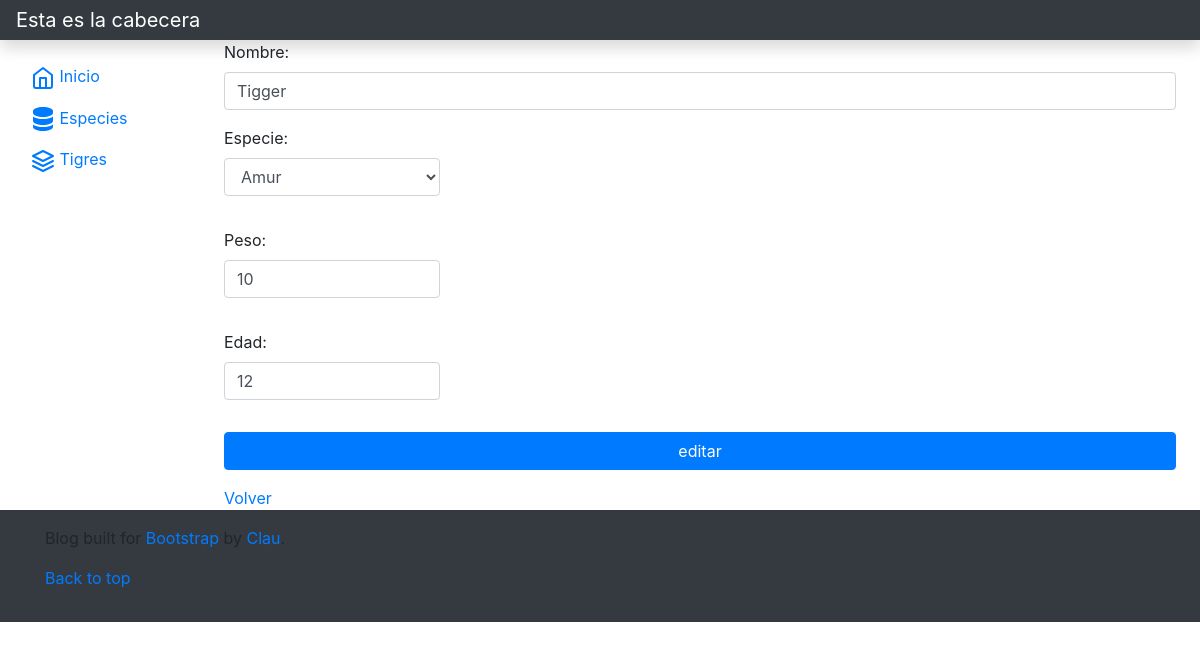
Screenshot of /vista/tigre/editar.php?accion=editar&id=1 with the database file from the repository.
### tables this page shows
CREATE TABLE `tigres` (
  `idtigre` int(11) NOT NULL,
  `nombre` varchar(50) DEFAULT NULL,
  `idespecie` int(11) DEFAULT NULL,
  `edad` int(11) DEFAULT NULL,
  `peso` double DEFAULT NULL
);

### modelo/Tigre.php (called while the page is built, shortened)
<?php
class Tigre extends BaseDatos
{
    private $nombre;
    private $objespecie;
    private $edad;
    private $peso;
    public function __construct(){
        $this->nombre="";
        $this->objespecie=null;
        $this->edad=0;
        $this->peso=0;
    }
    public function getNombre(){
        return $this->nombre;
    }
    public function setNombre($valor){
        $this->nombre = $valor;
    }
    public function getEdad(){
        return $this->edad;
    }
    public function setEdad($valor){
        $this->edad = $valor;
    }
    public function getEspecie(){
        return $this->objespecie;
    }
    public function setEspecie($valor){
        $this->objespecie = $valor;
    }
    public function getPeso(){
        return $this->peso;
    }
    public function setPeso($valor){
        $this->peso = $valor;
    }
    public function listar($parametro=""){
        $arreglo = array();
        $sql="SELECT * FROM tigres ";
        if ($parametro!="") {
            $sql.='WHERE '.$parametro;
        }
        if ($this->Iniciar()) {
        $res = $this->Ejecutar($sql);
        if($res>-1){
            if($res>0){
                while ($row = $this->Registro()){
                    $obj= new Tigre();
                    $especie=new Especie();
                    $especie->setId($row['idespecie']);
                    $especie->cargar();
                     $obj->setear($row['idtigre'], $row['nombre'], $especie, $row['edad'], $row['peso']);
                    array_push($arreglo, $obj);
                }
            }
        }
        else {
           $this->setmensajeoperacion("Especie->listar: ".$this->getError());
        }
        }
        return $arreglo;
    }
}
?>

### modelo/conector/BaseDatos.php (called while the page is built, shortened)
<?php
class BaseDatos extends PDO {
  	private $indice;
  	private $resultado;
    public function __construct(){
        $this->indice =0;
    }
    public function Ejecutar($sql){
        if ( stristr($sql,"select")){
            $resp =  $this->EjecutarSelect($sql);
        }
        return $resp;
   }
   private function EjecutarSelect($sql){
       $cant = -1;
       try {
           $resultado=parent::query($sql);
       if($resultado){
        $arregloResult = $resultado->fetchAll();
        $cant = count($arregloResult);
       }
        }  catch (PDOException $e) {
            $this->analizarDebug();
        }
       return $cant;
   }
   public function Registro() {
       $filaActual = false;
       $indiceActual = $this->getIndice();
       if ($indiceActual>=0) {
           $filas = $this->getResultado();
           if($indiceActual<count($filas)){
               $filaActual =  $filas[$indiceActual];
           }else {
               $this->setIndice(-1);
           }
       }
       return $filaActual;
   }
   private function setIndice ($valor){
       $this->indice = $valor;
   }
   private function getIndice (){
       return $this->indice;
   }
   private function setResultado($valor){
       $this->resultado = $valor;
   }
   private function getResultado(){
      return $this->resultado;
   }
}

### control/ABMTigre.php (called while the page is built, shortened)
<?php
class ABMTigre{
    public function buscar($param){
        $where = " true ";
        if ($param<>NULL){
            if  (isset($param['id']))
                $where.=" and idtigre =".$param['id'];
        }
        $obj = new Tigre();
        $arreglo = $obj->listar($where);
        return $arreglo;
    }
}
?>

### modelo/Especie.php (called while the page is built, shortened)
<?php
class Especie extends BaseDatos
{
    private $id;
    private $especie;
    public function __construct(){
        $this->id="";
        $this->especie="";
    }
    public function getId(){
        return $this->id;
    }
    public function setId($valor){
        $this->id = $valor;
    }
    public function getDescripcion(){
        return $this->especie;
    }
    public function setDescripcion($valor){
        $this->especie = $valor;
    }
    public function cargar(){
        $resp = false;
        $sql="SELECT * FROM especies WHERE idespecie = ".$this->getId();
        if ($this->Iniciar()) {
            $res = $this->Ejecutar($sql);
        } else {
            $this->setmensajeoperacion("Especies->listar: ".$this->getError());
        }
        return $resp;
    }
    public function listar($parametro=""){
        $arreglo = array();
        $sql="SELECT * FROM especies ";
        if ($parametro!="") {
            $sql.='WHERE '.$parametro;
        }
        if ($this->Iniciar()) {
        $res = $this->Ejecutar($sql);
        if($res>-1){
            if($res>0){
                while ($row = $this->Registro()){
                    $obj= new Especie();
                    $obj->setear($row['idespecie'], $row['especie']);
                    array_push($arreglo, $obj);
                }
            }
        }
        else {
           $this->setmensajeoperacion("Especie->listar: ".$this->getError());
        }
        }
        return $arreglo;
    }
}
?>

### control/ABMEspecie.php (called while the page is built, shortened)
<?php
class ABMEspecie{
    public function buscar($param){
        $where = " true ";
        $obj = new Especie();
        $arreglo = $obj->listar($where);
        return $arreglo;
    }
}
?>

### utiles/funciones.php (called while the page is built, shortened)
<?php
function data_submitted() {
    $_AAux= array();
    if (!empty($_POST))
        $_AAux =$_POST;
    else
        if(!empty($_GET)) {
            $_AAux =$_GET;
        }
    return $_AAux;
}
?>

### vista/tigre/editar.php (the view, shortened to what this page needs)
<?php
include_once("../estructura/cabeceraBT.php");
$datos = data_submitted();
$objCE = new ABMEspecie();
$objC = new ABMTigre();
$obj =NULL;
if (isset($datos['id']) && $datos['id'] <> -1){
    $listaTabla = $objC->buscar($datos);
    if (count($listaTabla)==1){
        $obj= $listaTabla[0];
    }
}
$listaEspecie = $objCE->buscar(null);
?>
<form method="post" action="accion.php">
    <div class="row mb-12">
        <div class="col-sm-12 ">
            <div class="form-group has-feedback">
                <label for="nombre" class="control-label">Nombre:</label>
                <div class="input-group">
                    <input id="nombre" name ="nombre" type="text" class="form-control" value="<?php echo ($obj !=null) ? $obj->getNombre() : ""?>" required >
                </div>
            </div>
        </div>
    </div>
    <div class="row mb-3">
        <div class="col-sm-3 ">
            <div class="form-group has-feedback">
                <label for="nombre" class="control-label">Especie:</label>
                <div class="input-group">
                    <select class="form-control" id="especie" name="especie" >
                        <?php
                        foreach ($listaEspecie as $especie):
                            if ($obj != null && $obj->getEspecie()->getId()==$especie->getId())
                                echo '<option selected value="'.$especie->getId().'">'.$especie->getDescripcion().' </option>';
                                else
                            echo '<option value="'.$especie->getId().'">'.$especie->getDescripcion().'</option>';
                        endforeach;
                        ?>
                    </select>
                </div>
            </div>
        </div>
    </div>
    <div class="row mb-3">
        <div class="col-sm-3 ">
            <div class="form-group has-feedback">
                <label for="nombre" class="control-label">Peso:</label>
                <div class="input-group">
                    <input id="peso" name ="peso" type="text" class="form-control" value="<?php echo  ($obj !=null) ? $obj->getPeso() : "" ?>"  required>
                </div>
            </div>
        </div>
    </div>
    <div class="row mb-3">
        <div class="col-sm-3 ">
            <div class="form-group has-feedback">
                <label for="nombre" class="control-label">Edad:</label>
                <div class="input-group">
                    <input id="edad" name ="edad" type="text"  class="form-control" value="<?php echo ($obj !=null) ? $obj->getEdad() : ""?>"  required>
                </div>
            </div>
        </div>
    </div>
	<input type="submit" class="btn btn-primary btn-block" value="<?php echo ($datos['accion'] !=null) ? $datos['accion'] : "nose"?>">
</form>
<a href="index.php">Volver</a>
<?php
include_once("../estructura/pieBT.php");
?>

### rows the page displays
tigres: nombre "Tigger", peso "10", edad "12"

### other values shown
form field especie "Amur"
